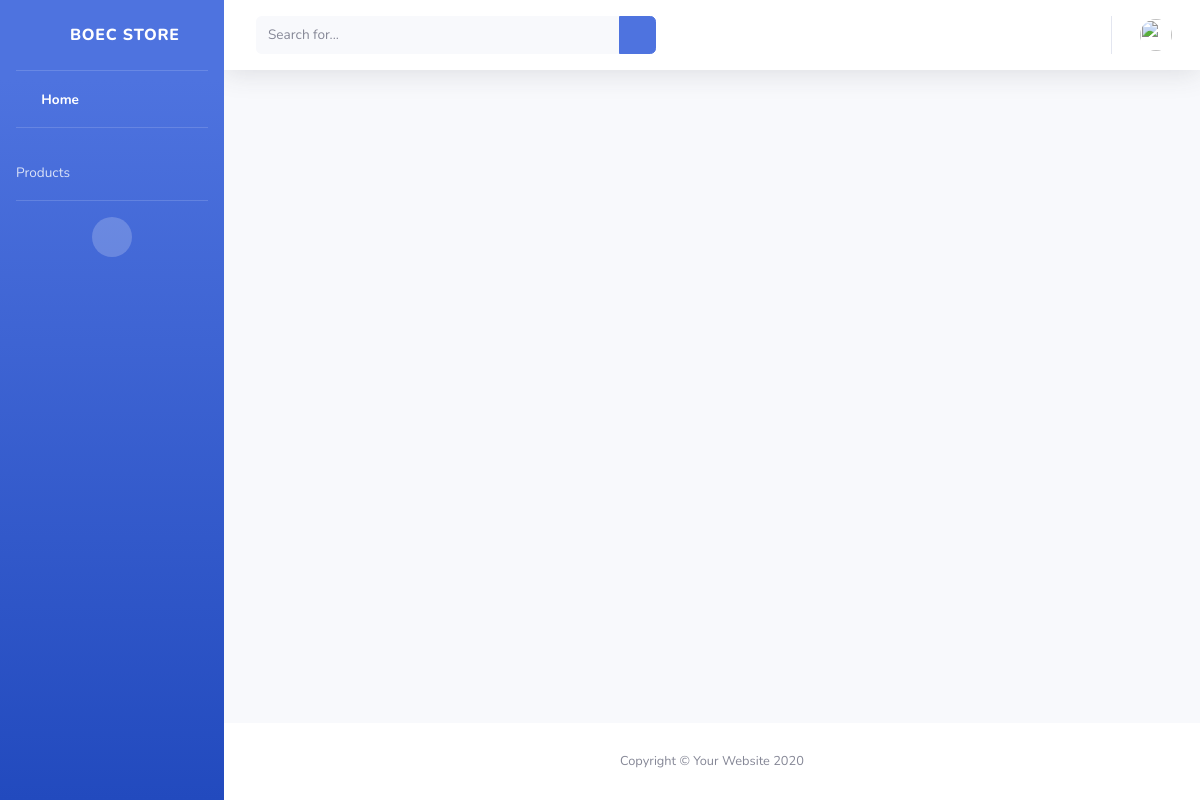
/bookstore/index, run on an earlier commit of the app's database.
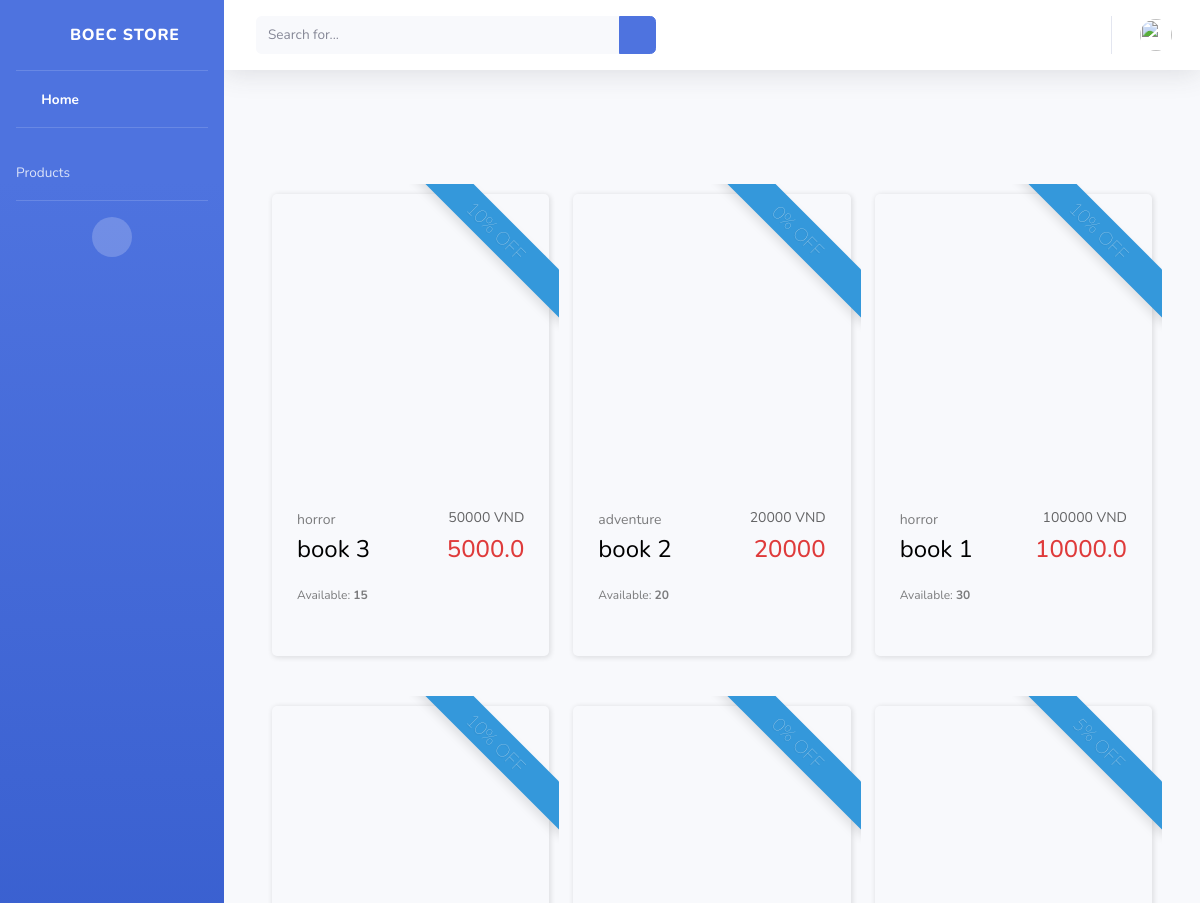
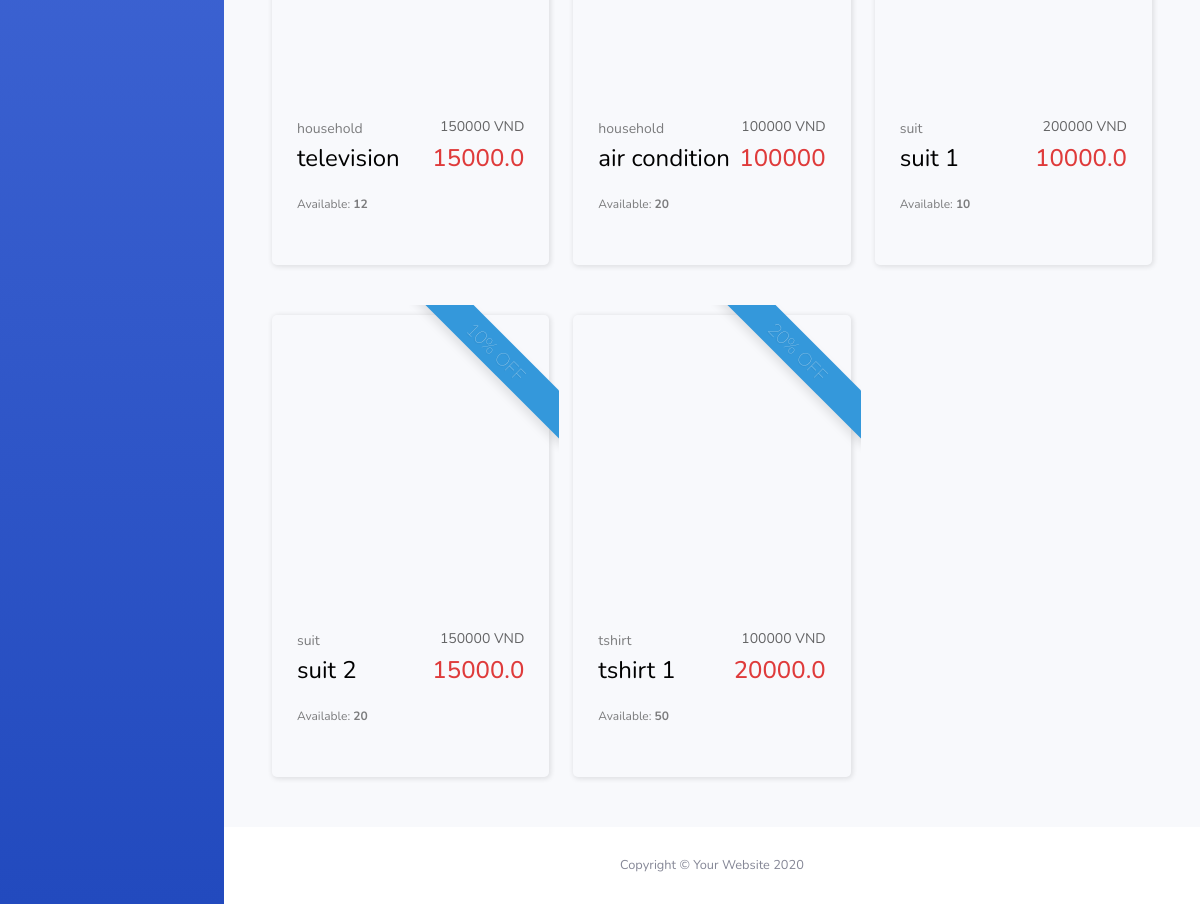
And on a later commit of the database (2 pictures, top to bottom).
### Bookstore/models.py (models this page shows)
class Book(models.Model):
    name = models.TextField()
    type = models.TextField()
    price = models.BigIntegerField()
    inStock = models.IntegerField()
    discount = models.IntegerField()
    image = models.TextField()

class Electronic(models.Model):
    name = models.TextField()
    type = models.TextField()
    price = models.BigIntegerField()
    inStock = models.IntegerField()
    discount = models.IntegerField()
    image = models.TextField()

class Clothe(models.Model):
    name = models.TextField()
    type = models.TextField()
    price = models.BigIntegerField()
    inStock = models.IntegerField()
    discount = models.IntegerField()
    image = models.TextField()

### Bookstore/views.py (the view)
# urls.py: path('index', views.index, name="index"),
def index(request):
    book = Book.objects.all().order_by("inStock")
    clothe = Clothe.objects.all().order_by("inStock")
    electronic = Electronic.objects.all().order_by("inStock")
    listbook = []
    listelectronic = []
    listclothes = []
    for b in book:
        if b.discount == 0:
            b.discounted = b.price
        else:
            b.discounted = b.discount * b.price / 100
        listbook.append(b)
    for c in clothe:
        if c.discount == 0:
            c.discounted = c.price
        else:
            c.discounted = c.discount * c.price / 100
        listclothes.append(c)
    for e in electronic:
        if e.discount == 0:
            e.discounted = e.price
        else:
            e.discounted = e.discount * e.price / 100
        listelectronic.append(e)
    return render(request, 'bookstore/mainPage.html',
                  {"listbook": listbook, "listelectronics": listelectronic, "listclothes": listclothes})

### Bookstore/templates/bookstore/mainPage.html (shortened to what the changed rows need)
<!DOCTYPE html>
<html lang="en">
<head>
    <link href="../../static/vendor/fontawesome-free/css/all.min.css" rel="stylesheet" type="text/css">
    <link href="../../static/css/sb-admin-2.min.css" rel="stylesheet">
    <link href="../../static/css/mainPage.css" rel="stylesheet">
</head>
<body id="page-top">
    <div id="wrapper">
        <div id="content-wrapper" class="d-flex flex-column">
            <div id="content">
                <div class="container-fluid" style="overflow-y: auto">
                    <div class="container mydiv">
                        <div class="row" >
                            {% for object in listbook%}
                            <div class="col-sm-4" style="margin-top: 50px">
                                <div class="bbb_deals">
                                    <div class="ribbon ribbon-top-right"><span> {{ object.discount }}%  OFF</span></div>
                                    <div class="bbb_deals_slider_container">
                                        <div class=" bbb_deals_item">
                                            <div class="bbb_deals_image"><img src="https://i.imgur.com/iDwDQ4o.png" alt=""></div>
                                            <div class="bbb_deals_content">
                                                <div class="bbb_deals_info_line d-flex flex-row justify-content-start">
                                                    <div class="bbb_deals_item_category"><a href="#">{{ object.type }}</a></div>
                                                    <div class="bbb_deals_item_price_a ml-auto">{{ object.price }} VND</div>
                                                </div>
                                                <div class="bbb_deals_info_line d-flex flex-row justify-content-start">
                                                    <div class="bbb_deals_item_name">{{ object.name }}</div>
                                                    <div class="bbb_deals_item_price ml-auto">{{ object.discounted }}</div>
                                                </div>
                                                <div class="available">
                                                    <div class="available_line d-flex flex-row justify-content-start">
                                                        <div class="available_title">Available: <span>{{ object.inStock }}</span></div>
                                                        <div class="bbb_deals_item_price ml-auto"><a href="/bookstore/addtocart/book/{{ object.id }}" class="fas fa fa-cart-plus"></a></div>
                                                    </div>
                                                </div>
                                            </div>
                                        </div>
                                    </div>
                                </div>
                            </div>
                            {% endfor %}
                        {% for object in listelectronics%}
                            <div class="col-sm-4" style="margin-top: 50px">
                                <div class="bbb_deals">
                                    <div class="ribbon ribbon-top-right"><span> {{ object.discount }}%  OFF</span></div>
                                    <div class="bbb_deals_slider_container">
                                        <div class=" bbb_deals_item">
                                            <div class="bbb_deals_image"><img src="https://i.imgur.com/iDwDQ4o.png" alt=""></div>
                                            <div class="bbb_deals_content">
                                                <div class="bbb_deals_info_line d-flex flex-row justify-content-start">
                                                    <div class="bbb_deals_item_category"><a href="#">{{ object.type }}</a></div>
                                                    <div class="bbb_deals_item_price_a ml-auto">{{ object.price }} VND</div>
                                                </div>
                                                <div class="bbb_deals_info_line d-flex flex-row justify-content-start">
                                                    <div class="bbb_deals_item_name">{{ object.name }}</div>
                                                    <div class="bbb_deals_item_price ml-auto">{{ object.discounted }}</div>
                                                </div>
                                                <div class="available">
                                                    <div class="available_line d-flex flex-row justify-content-start">
                                                        <div class="available_title">Available: <span>{{ object.inStock }}</span></div>
                                                        <div class="bbb_deals_item_price ml-auto"><a href="/bookstore/addtocart/electronics/{{ object.id }}" class="fas fa fa-cart-plus"></a></div>
                                                    </div>
                                                </div>
                                            </div>
                                        </div>
                                    </div>
                                </div>
                            </div>
                            {% endfor %}
                        {% for object in listclothes%}
                            <div class="col-sm-4" style="margin-top: 50px">
                                <div class="bbb_deals">
                                    <div class="ribbon ribbon-top-right"><span> {{ object.discount }}%  OFF</span></div>
                                    <div class="bbb_deals_slider_container">
                                        <div class=" bbb_deals_item">
                                            <div class="bbb_deals_image"><img src="https://i.imgur.com/iDwDQ4o.png" alt=""></div>
                                            <div class="bbb_deals_content">
                                                <div class="bbb_deals_info_line d-flex flex-row justify-content-start">
                                                    <div class="bbb_deals_item_category"><a href="#">{{ object.type }}</a></div>
                                                    <div class="bbb_deals_item_price_a ml-auto">{{ object.price }} VND</div>
                                                </div>
                                                <div class="bbb_deals_info_line d-flex flex-row justify-content-start">
                                                    <div class="bbb_deals_item_name">{{ object.name }}</div>
                                                    <div class="bbb_deals_item_price ml-auto">{{ object.discounted }}</div>
                                                </div>
                                                <div class="available">
                                                    <div class="available_line d-flex flex-row justify-content-start">
                                                        <div class="available_title">Available: <span>{{ object.inStock }}</span></div>
                                                        <div class="bbb_deals_item_price ml-auto"><a href="/bookstore/addtocart/clothes/{{ object.id }}" class="fas fa fa-cart-plus"></a></div>
                                                    </div>
                                                </div>
                                            </div>
                                        </div>
                                    </div>
                                </div>
                            </div>
                            {% endfor %}
                        </div>
                    </div>
                </div>
            </div>
        </div>
    </div>
</body>
</html>

What changed in the data, as far as the page shows it:
added Book: discount "10", type "horror", price "50000", name "book 3", discounted "5000.0", inStock "15"
added Book: discount "0", type "adventure", price "20000", name "book 2", discounted "20000", inStock "20"
added Book: discount "10", type "horror", price "100000", name "book 1", discounted "10000.0", inStock "30"
added Electronic: discount "10", type "household", price "150000", name "television", discounted "15000.0", inStock "12"
added Electronic: discount "0", type "household", price "100000", name "air condition", discounted "100000", inStock "20"
added Clothe: discount "5", type "suit", price "200000", name "suit 1", discounted "10000.0", inStock "10"
added Clothe: discount "10", type "suit", price "150000", name "suit 2", discounted "15000.0", inStock "20"
added Clothe: discount "20", type "tshirt", price "100000", name "tshirt 1", discounted "20000.0", inStock "50"
